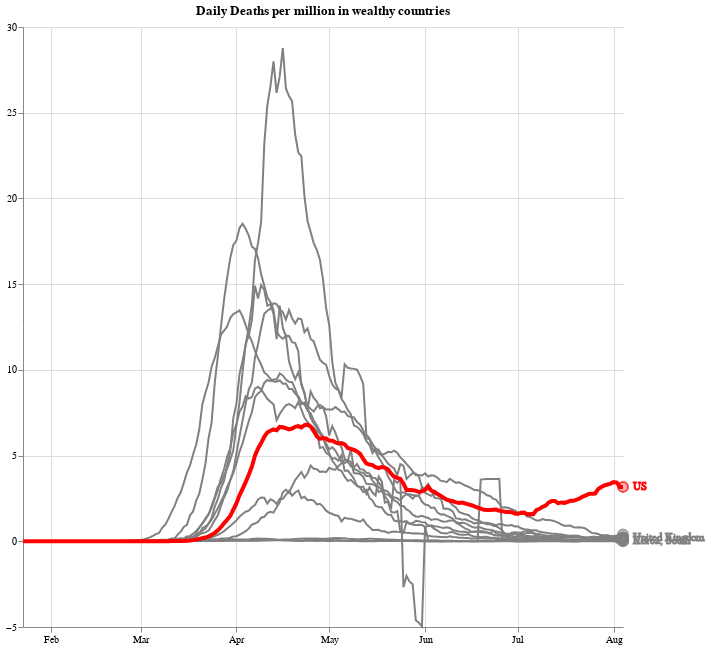

Notebook source saved alongside this figure:
### Markdown cell above
## This is an interactive plot. Hover over the plot to see lines getting highlighted.

### Code cell
#hide_input
highlight = alt.selection_single(on='mouseover', empty='none', fields=['key'], nearest=True, init={'key': 'US'})

base = (alt.Chart(plot_data, title="Daily Deaths per million in wealthy countries")
        .transform_fold(list(plot_data.columns[1:]))
        .transform_window(deaths='mean(value)', frame=[-6,0], groupby=['key'])
        .encode(
            x=alt.X('Date:T', axis=alt.Axis(format="%b", tickCount=7), title=None),
            y=alt.Y('deaths:Q', axis=alt.Axis(tickCount=8), title=None,),
            tooltip=['key:N']
        ).properties(height=600))

points = base.mark_circle().encode(
    opacity=alt.value(0)
).add_selection(highlight).properties(
    width=600
)

line = base.mark_line(stroke='grey').encode(
            detail='key:N'  
        )

top_layer = (base.transform_filter(highlight).mark_line()
            .encode(
                color=alt.condition(alt.datum.key == 'US', alt.value('red'), alt.value('grey')),
                size=alt.value(4)
            ))

usa_layer = (base.transform_filter(alt.datum.key == 'US').mark_line()
            .encode(
                color=alt.value('red'),
            ))


circles = base.mark_circle(size=100, filled=True, strokeOpacity=0.7, fillOpacity=0.3, dx=-20).encode(
    y=alt.Y('deaths:Q', aggregate={'argmax': 'Date'},),
    x=alt.X('Date:T', aggregate='max'),
    stroke=alt.condition(alt.datum.key=='US', alt.value('red'), alt.value('grey')),
    color=alt.condition(alt.datum.key=='US', alt.value('red'), alt.value('grey')),
)

text = circles.transform_filter({'field': 'key', 'oneOf': ['US', 'United Kingdom', 'Korea, South']}).mark_text(dx=10, align='left').encode(
    text='key:N'
)
(points+line+top_layer+usa_layer+circles+text).configure_view(strokeWidth=0).configure_axis(grid=True)

### Figure 1 — Vega-Lite specification as saved in the notebook (floating-point values rounded to 4 significant figures; data arrays with more than 128 entries replaced by an {"elided": "..."} marker saying what was removed)
{"config": {"view": {"continuousWidth": 400, "continuousHeight": 300, "strokeWidth": 0}, "axis": {"grid": true}}, "layer": [{"mark": "circle", "encoding": {"opacity": {"value": 0}, "tooltip": [{"type": "nominal", "field": "key"}], "x": {"type": "temporal", "axis": {"format": "%b", "tickCount": 7}, "field": "Date", "title": null}, "y": {"type": "quantitative", "axis": {"tickCount": 8}, "field": "deaths", "title": null}}, "height": 600, "selection": {"selector002": {"type": "single", "on": "mouseover", "empty": "none", "fields": ["key"], "nearest": true, "init": {"key": "US"}}}, "title": "Daily Deaths per million in wealthy countries", "transform": [{"fold": ["Australia", "Belgium", "Canada", "France", "Germany", "Italy", "Japan", "Korea, South", "Netherlands", "Spain", "Sweden", "US", "United Kingdom"]}, {"window": [{"op": "mean", "field": "value", "as": "deaths"}], "frame": [-6, 0], "groupby": ["key"]}], "width": 600}, {"mark": {"type": "line", "stroke": "grey"}, "encoding": {"detail": {"type": "nominal", "field": "key"}, "tooltip": [{"type": "nominal", "field": "key"}], "x": {"type": "temporal", "axis": {"format": "%b", "tickCount": 7}, "field": "Date", "title": null}, "y": {"type": "quantitative", "axis": {"tickCount": 8}, "field": "deaths", "title": null}}, "height": 600, "title": "Daily Deaths per million in wealthy countries", "transform": [{"fold": ["Australia", "Belgium", "Canada", "France", "Germany", "Italy", "Japan", "Korea, South", "Netherlands", "Spain", "Sweden", "US", "United Kingdom"]}, {"window": [{"op": "mean", "field": "value", "as": "deaths"}], "frame": [-6, 0], "groupby": ["key"]}]}, {"mark": "line", "encoding": {"color": {"condition": {"value": "red", "test": "(datum.key === 'US')"}, "value": "grey"}, "size": {"value": 4}, "tooltip": [{"type": "nominal", "field": "key"}], "x": {"type": "temporal", "axis": {"format": "%b", "tickCount": 7}, "field": "Date", "title": null}, "y": {"type": "quantitative", "axis": {"tickCount": 8}, "field": "deaths", "title": null}}, "height": 600, "title": "Daily Deaths per million in wealthy countries", "transform": [{"fold": ["Australia", "Belgium", "Canada", "France", "Germany", "Italy", "Japan", "Korea, South", "Netherlands", "Spain", "Sweden", "US", "United Kingdom"]}, {"window": [{"op": "mean", "field": "value", "as": "deaths"}], "frame": [-6, 0], "groupby": ["key"]}, {"filter": {"selection": "selector002"}}]}, {"mark": "line", "encoding": {"color": {"value": "red"}, "tooltip": [{"type": "nominal", "field": "key"}], "x": {"type": "temporal", "axis": {"format": "%b", "tickCount": 7}, "field": "Date", "title": null}, "y": {"type": "quantitative", "axis": {"tickCount": 8}, "field": "deaths", "title": null}}, "height": 600, "title": "Daily Deaths per million in wealthy countries", "transform": [{"fold": ["Australia", "Belgium", "Canada", "France", "Germany", "Italy", "Japan", "Korea, South", "Netherlands", "Spain", "Sweden", "US", "United Kingdom"]}, {"window": [{"op": "mean", "field": "value", "as": "deaths"}], "frame": [-6, 0], "groupby": ["key"]}, {"filter": "(datum.key === 'US')"}]}, {"mark": {"type": "circle", "dx": -20, "fillOpacity": 0.3, "filled": true, "size": 100, "strokeOpacity": 0.7}, "encoding": {"color": {"condition": {"value": "red", "test": "(datum.key === 'US')"}, "value": "grey"}, "stroke": {"condition": {"value": "red", "test": "(datum.key === 'US')"}, "value": "grey"}, "tooltip": [{"type": "nominal", "field": "key"}], "x": {"type": "temporal", "aggregate": "max", "field": "Date"}, "y": {"type": "quantitative", "aggregate": {"argmax": "Date"}, "field": "deaths"}}, "height": 600, "title": "Daily Deaths per million in wealthy countries", "transform": [{"fold": ["Australia", "Belgium", "Canada", "France", "Germany", "Italy", "Japan", "Korea, South", "Netherlands", "Spain", "Sweden", "US", "United Kingdom"]}, {"window": [{"op": "mean", "field": "value", "as": "deaths"}], "frame": [-6, 0], "groupby": ["key"]}]}, {"mark": {"type": "text", "align": "left", "dx": 10}, "encoding": {"color": {"condition": {"value": "red", "test": "(datum.key === 'US')"}, "value": "grey"}, "stroke": {"condition": {"value": "red", "test": "(datum.key === 'US')"}, "value": "grey"}, "text": {"type": "nominal", "field": "key"}, "tooltip": [{"type": "nominal", "field": "key"}], "x": {"type": "temporal", "aggregate": "max", "field": "Date"}, "y": {"type": "quantitative", "aggregate": {"argmax": "Date"}, "field": "deaths"}}, "height": 600, "title": "Daily Deaths per million in wealthy countries", "transform": [{"fold": ["Australia", "Belgium", "Canada", "France", "Germany", "Italy", "Japan", "Korea, South", "Netherlands", "Spain", "Sweden", "US", "United Kingdom"]}, {"window": [{"op": "mean", "field": "value", "as": "deaths"}], "frame": [-6, 0], "groupby": ["key"]}, {"filter": {"field": "key", "oneOf": ["US", "United Kingdom", "Korea, South"]}}]}], "data": {"name": "data-b535e1948698b2f4ea71ff790bf8be5c"}, "$schema": "https://vega.github.io/schema/vega-lite/v4.8.1.json", "datasets": {"data-b535e1948698b2f4ea71ff790bf8be5c": {"elided": "195 records"}}}
